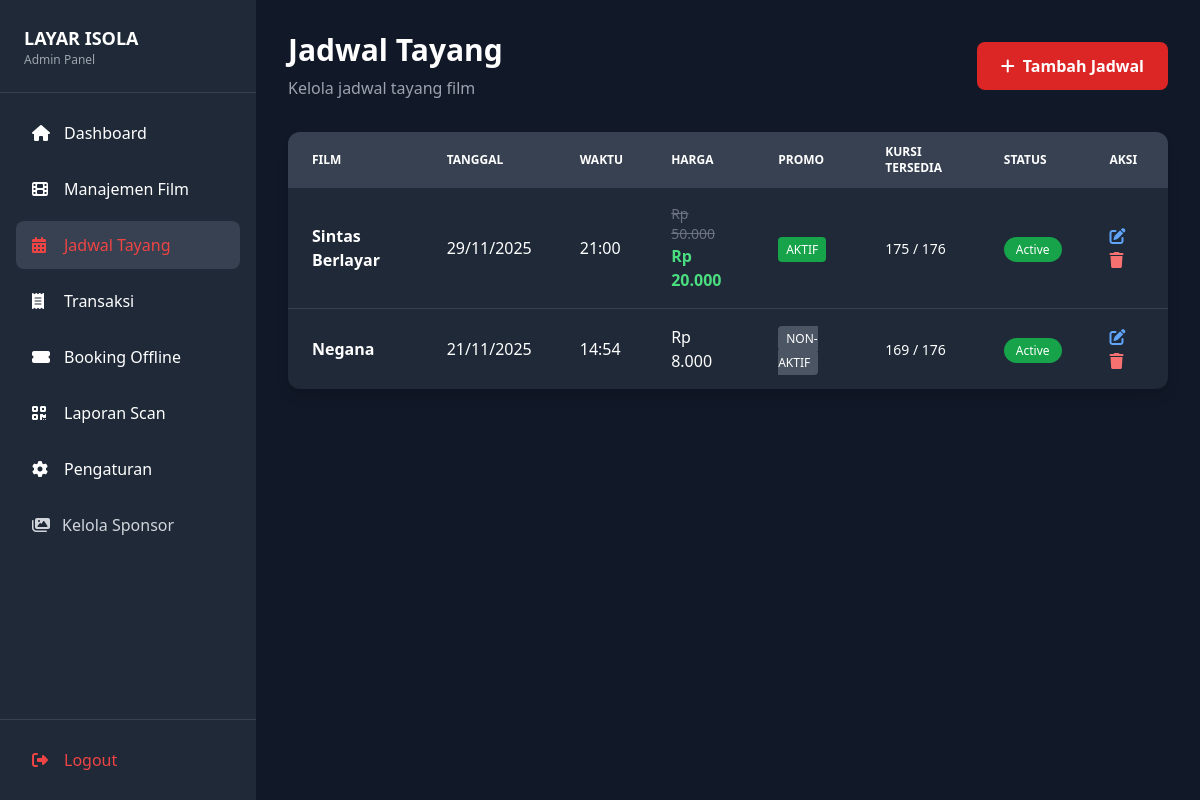
The app's page /admin/schedules.php (signed in) with its own data.
### tables this page shows
CREATE TABLE `settings` (
  `id` int(11) NOT NULL,
  `setting_key` varchar(100) NOT NULL,
  `setting_value` text DEFAULT NULL,
  `setting_type` varchar(50) DEFAULT 'text' COMMENT 'text, number, boolean, json',
  `description` text DEFAULT NULL,
  `updated_at` timestamp NULL DEFAULT current_timestamp() ON UPDATE current_timestamp()
);

CREATE TABLE `schedules` (
  `id` int(11) NOT NULL,
  `film_id` int(11) NOT NULL,
  `show_date` date NOT NULL,
  `show_time` time NOT NULL,
  `price` decimal(10,2) NOT NULL,
  `promo_price` decimal(10,2) DEFAULT NULL,
  `is_promo` tinyint(1) DEFAULT 0,
  `promo_start_date` date DEFAULT NULL,
  `promo_end_date` date DEFAULT NULL,
  `available_seats` int(11) DEFAULT 50 COMMENT 'Jumlah kursi tersedia',
  `total_seats` int(11) DEFAULT 50 COMMENT 'Total kursi di studio',
  `status` enum('active','inactive','full') DEFAULT 'active',
  `created_at` timestamp NULL DEFAULT current_timestamp()
);

CREATE TABLE `films` (
  `id` int(11) NOT NULL,
  `title` varchar(200) NOT NULL,
  `description` text DEFAULT NULL,
  `duration` int(11) NOT NULL COMMENT 'Durasi dalam menit',
  `genre` varchar(100) DEFAULT NULL,
  `rating` varchar(10) DEFAULT NULL COMMENT 'G, PG, PG-13, R, dll',
  `release_date` date DEFAULT NULL,
  `cover_image` varchar(255) DEFAULT NULL COMMENT 'Path ke gambar cover',
  `trailer_url` varchar(255) DEFAULT NULL,
  `trailer_file` varchar(255) DEFAULT NULL,
  `second_film_id` int(11) DEFAULT NULL,
  `is_double_feature` tinyint(1) DEFAULT 0,
  `second_cover_image` varchar(255) DEFAULT NULL,
  `director` varchar(100) DEFAULT NULL,
  `cast` text DEFAULT NULL COMMENT 'Pemain utama',
  `status` enum('active','inactive') DEFAULT 'active',
  `created_at` timestamp NULL DEFAULT current_timestamp(),
  `updated_at` timestamp NULL DEFAULT current_timestamp() ON UPDATE current_timestamp()
);

### includes/functions.php (called while the page is built, shortened)
<?php
function getSetting($key, $default = '') {
    global $conn;
    $stmt = $conn->prepare("SELECT setting_value FROM settings WHERE setting_key = ?");
    $stmt->bind_param("s", $key);
    $stmt->execute();
    $result = $stmt->get_result();
    if ($row = $result->fetch_assoc()) {
        return $row['setting_value'];
    }
    return $default;
}
function formatCurrency($amount) {
    return 'Rp ' . number_format($amount, 0, ',', '.');
}
function formatTime($time) {
    return date('H:i', strtotime($time));
}
?>

### admin/schedules.php (the view, shortened to what this page needs)
<?php
require_once '../includes/config.php';
$schedules = $conn->query("SELECT s.*, f.title, f.cover_image
                          FROM schedules s
                          JOIN films f ON s.film_id = f.id
                          ORDER BY s.show_date DESC, s.show_time DESC");
?>
<!DOCTYPE html>
<html lang="id">
<head>
    <script src="https://cdn.tailwindcss.com"></script>
    <link rel="stylesheet" href="https://cdnjs.cloudflare.com/ajax/libs/font-awesome/6.4.0/css/all.min.css">
</head>
<body class="bg-gray-900 text-white">
    <div class="flex">
        <?php include 'includes/sidebar.php'; ?>
        <main class="flex-1 p-6 lg:p-8">
            <div class="mb-8 flex justify-between items-center">
                <div>
                    <h1 class="text-3xl font-bold mb-2">Jadwal Tayang</h1>
                    <p class="text-gray-400">Kelola jadwal tayang film</p>
                </div>
                <button onclick="openAddModal()" class="bg-red-600 hover:bg-red-700 text-white font-bold py-3 px-6 rounded-lg transition">
                    <i class="fas fa-plus mr-2"></i>Tambah Jadwal
                </button>
            </div>
            <div class="bg-gray-800 rounded-xl shadow-lg overflow-hidden">
                <div class="overflow-x-auto">
                    <table class="w-full">
                        <thead class="bg-gray-700">
                            <tr>
                                <th class="px-6 py-3 text-left text-xs font-semibold uppercase">Film</th>
                                <th class="px-6 py-3 text-left text-xs font-semibold uppercase">Tanggal</th>
                                <th class="px-6 py-3 text-left text-xs font-semibold uppercase">Waktu</th>
                                <th class="px-6 py-3 text-left text-xs font-semibold uppercase">Harga</th>
                                <th class="px-6 py-3 text-left text-xs font-semibold uppercase">Promo</th>
                                <th class="px-6 py-3 text-left text-xs font-semibold uppercase">Kursi Tersedia</th>
                                <th class="px-6 py-3 text-left text-xs font-semibold uppercase">Status</th>
                                <th class="px-6 py-3 text-left text-xs font-semibold uppercase">Aksi</th>
                            </tr>
                        </thead>
                        <tbody class="divide-y divide-gray-700">
                            <?php if ($schedules && $schedules->num_rows > 0): ?>
                                <?php while ($schedule = $schedules->fetch_assoc()): ?>
                                    <tr class="hover:bg-gray-700 transition">
                                        <td class="px-6 py-4 font-semibold"><?php echo htmlspecialchars($schedule['title']); ?></td>
                                        <td class="px-6 py-4"><?php echo date('d/m/Y', strtotime($schedule['show_date'])); ?></td>
                                        <td class="px-6 py-4"><?php echo formatTime($schedule['show_time']); ?></td>
                                        <td class="px-6 py-4">
                                            <div class="flex flex-col">
                                                <span class="<?php echo $schedule['is_promo'] == 1 ? 'line-through text-gray-500 text-sm' : ''; ?>">
                                                    <?php echo formatCurrency($schedule['price']); ?>
                                                </span>
                                                <?php if ($schedule['is_promo'] == 1 && !empty($schedule['promo_price'])): ?>
                                                    <span class="text-green-400 font-bold">
                                                        <?php echo formatCurrency($schedule['promo_price']); ?>
                                                    </span>
                                                <?php endif; ?>
                                            </div>
                                        </td>
                                        <td class="px-6 py-4">
                                            <?php if ($schedule['is_promo'] == 1): ?>
                                                <span class="bg-green-600 text-white text-xs px-2 py-1 rounded">AKTIF</span>
                                            <?php else: ?>
                                                <span class="bg-gray-600 text-white text-xs px-2 py-1 rounded">NON-AKTIF</span>
                                            <?php endif; ?>
                                        </td>
                                        <td class="px-6 py-4">
                                            <span class="text-sm"><?php echo $schedule['available_seats']; ?> / <?php echo $schedule['total_seats']; ?></span>
                                        </td>
                                        <td class="px-6 py-4">
                                            <span class="<?php echo $schedule['status'] === 'active' ? 'bg-green-600' : 'bg-gray-600'; ?> text-white text-xs px-3 py-1 rounded-full">
                                                <?php echo ucfirst($schedule['status']); ?>
                                            </span>
                                        </td>
                                        <td class="px-6 py-4">
                                            <button onclick='editSchedule(<?php echo json_encode($schedule); ?>)' class="text-blue-400 hover:text-blue-300 mr-3" title="Edit">
                                                <i class="fas fa-edit"></i>
                                            </button>
                                            <button onclick="deleteSchedule(<?php echo $schedule['id']; ?>)" class="text-red-400 hover:text-red-300" title="Hapus">
                                                <i class="fas fa-trash"></i>
                                            </button>
                                        </td>
                                    </tr>
                                <?php endwhile; ?>
                            <?php endif; ?>
                        </tbody>
                    </table>
                </div>
            </div>
        </main>
    </div>
</body>
</html>

### admin/includes/sidebar.php (shortened to what this page needs)
<aside id="sidebar" class="fixed lg:sticky top-0 left-0 h-screen bg-gray-800 w-64 transform -translate-x-full lg:translate-x-0 transition-transform duration-300 z-50 overflow-y-auto">
    <div class="p-6 border-b border-gray-700">
        <div class="flex items-center space-x-3">
            <div>
                <h2 class="font-bold text-lg"><?php echo getSetting('site_name', 'ISOLA SCREEN'); ?></h2>
                <p class="text-xs text-gray-400">Admin Panel</p>
            </div>
        </div>
    </div>
    <nav class="p-4">
        <ul class="space-y-2">
            <li>
                <a href="dashboard.php" class="flex items-center space-x-3 px-4 py-3 rounded-lg hover:bg-gray-700 transition <?php echo basename($_SERVER['PHP_SELF']) == 'dashboard.php' ? 'bg-gray-700 text-red-500' : ''; ?>">
                    <i class="fas fa-home w-5"></i>
                    <span>Dashboard</span>
                </a>
            </li>
            <li>
                <a href="films.php" class="flex items-center space-x-3 px-4 py-3 rounded-lg hover:bg-gray-700 transition <?php echo basename($_SERVER['PHP_SELF']) == 'films.php' ? 'bg-gray-700 text-red-500' : ''; ?>">
                    <i class="fas fa-film w-5"></i>
                    <span>Manajemen Film</span>
                </a>
            </li>
            <li>
                <a href="schedules.php" class="flex items-center space-x-3 px-4 py-3 rounded-lg hover:bg-gray-700 transition <?php echo basename($_SERVER['PHP_SELF']) == 'schedules.php' ? 'bg-gray-700 text-red-500' : ''; ?>">
                    <i class="fas fa-calendar-alt w-5"></i>
                    <span>Jadwal Tayang</span>
                </a>
            </li>
            <li>
                <a href="transactions.php" class="flex items-center space-x-3 px-4 py-3 rounded-lg hover:bg-gray-700 transition <?php echo basename($_SERVER['PHP_SELF']) == 'transactions.php' ? 'bg-gray-700 text-red-500' : ''; ?>">
                    <i class="fas fa-receipt w-5"></i>
                    <span>Transaksi</span>
                </a>
            </li>
            <li>
                <a href="create-offline-booking.php" class="flex items-center space-x-3 px-4 py-3 rounded-lg hover:bg-gray-700 transition <?php echo basename($_SERVER['PHP_SELF']) == 'create-offline-booking.php' ? 'bg-gray-700 text-red-500' : ''; ?>">
                    <i class="fas fa-ticket-alt w-5"></i>
                    <span>Booking Offline</span>
                </a>
            </li>
            <li>
                <a href="scan-reports.php" class="flex items-center space-x-3 px-4 py-3 rounded-lg hover:bg-gray-700 transition <?php echo basename($_SERVER['PHP_SELF']) == 'scan-reports.php' ? 'bg-gray-700 text-red-500' : ''; ?>">
                    <i class="fas fa-qrcode w-5"></i>
                    <span>Laporan Scan</span>
                </a>
            </li>
            <li>
                <a href="settings.php" class="flex items-center space-x-3 px-4 py-3 rounded-lg hover:bg-gray-700 transition <?php echo basename($_SERVER['PHP_SELF']) == 'settings.php' ? 'bg-gray-700 text-red-500' : ''; ?>">
                    <i class="fas fa-cog w-5"></i>
                    <span>Pengaturan</span>
                </a>
            </li>
            <li class="mb-2">
                <a href="sponsors.php" class="flex items-center px-4 py-3 text-gray-300 hover:bg-gray-700 hover:text-white rounded-lg transition <?php echo basename($_SERVER['PHP_SELF']) == 'sponsors.php' ? 'bg-gray-700 text-white' : ''; ?>">
                    <i class="fas fa-images mr-3"></i>
                    <span>Kelola Sponsor</span>
                </a>
            </li>
        </ul>
    </nav>
    <div class="absolute bottom-0 left-0 right-0 p-4 border-t border-gray-700 bg-gray-800">
        <a href="logout.php" class="flex items-center space-x-3 px-4 py-3 rounded-lg hover:bg-red-600 transition text-red-500 hover:text-white">
            <i class="fas fa-sign-out-alt w-5"></i>
            <span>Logout</span>
        </a>
    </div>
</aside>

### records on screen
settings: setting_value "LAYAR ISOLA"
schedules: film.title "Sintas Berlayar", show_date "29/11/2025", show_time "21:00", price "Rp 50.000", promo_price "Rp 20.000", is_promo "AKTIF", available_seats "175", total_seats "176", status "Active"
schedules: film.title "Negana", show_date "21/11/2025", show_time "14:54", price "Rp 8.000", is_promo "NON-AKTIF", available_seats "169", total_seats "176", status "Active"
